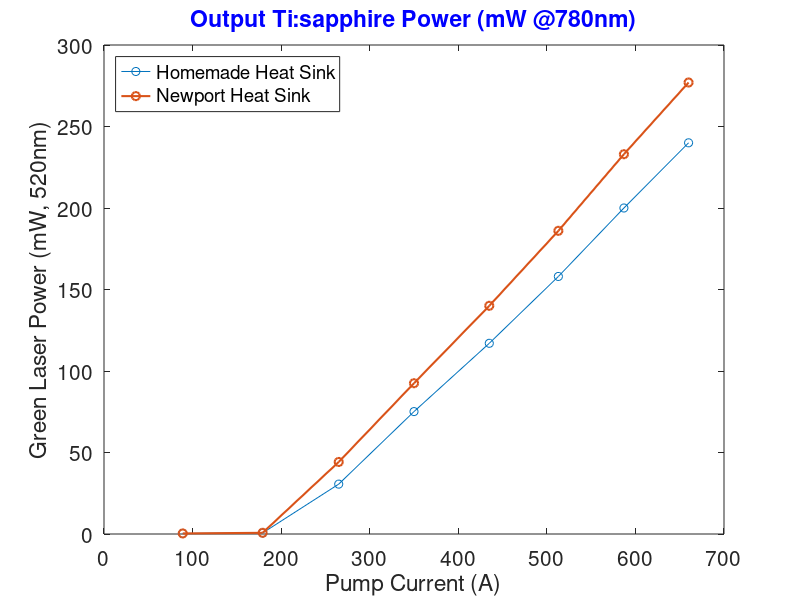

Reproduce this figure in MATLAB. (Note: this script raises an error after producing the figure.)
clear all
cd('D:\AMO\160926_TiSa LS Development\161006_Data Figures');
Current=[0.1
0.2
0.25
0.3
0.35
0.4
0.45
0.5
]';

Green=[88.9
179.1
265
350
435
513
587
660
];

Power_Old=[0.34
0.644
30.6
75.1
117
158
200
240
];

Power_New=[0.34
0.726
44.2
92.5
140
186
233
277
];


Res_Old=[26.8838619
51.244767
75.2837589
99.3784246
123.6446337
145.6431795
166.107823
183.987412
];

Res_New=[19.2098284
37.4327436
55.44105
74.251639
92.174054
109.650121
126.238014
141.714559
];


figure('Position', [100, 100, 800, 500]);
plot(Green,Power_Old,'-o',Green,Power_New,'-o','LineWidth',1.5);
xlabel('Pump Current (A)','fontsize',15);
ylabel('Green Laser Power (mW, 520nm)','fontsize',15);
legend('Homemade Heat Sink','Newport Heat Sink','Location','NorthWest')
title('Output Ti:sapphire Power (mW @780nm)','fontsize',15,'color','b')
set(gca,'fontsize',15)


figure('Position', [100, 100, 800, 500]);
plot(Green,Res_A,'-o',Green,Res_B,'-o','LineWidth',1.5);
xlabel('Pump Power After L1 (mW, 520nm)','fontsize',15);
ylabel('Ti:sapphire ASE (mW, 780nm)','fontsize',15);
legend('L2: 60x, A Wavelength Range','L2: 60x, B Wavelength Range','Location','NorthWest')
title('Residual Pump Power (mW @520nm)','fontsize',15,'color','b')
set(gca,'fontsize',15)